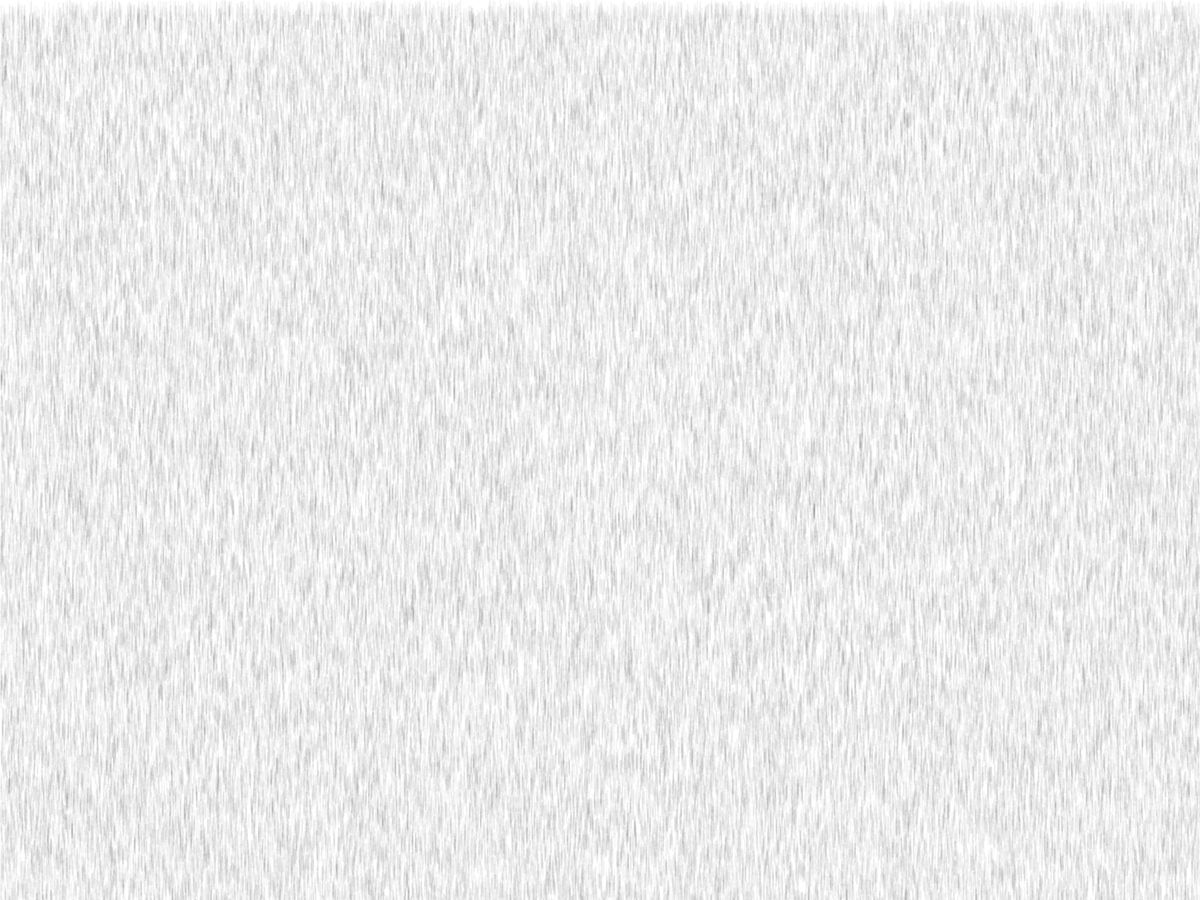
Frame 1 (no input)
Frame 60 (the mouse pressed at the canvas centre just before this capture): identical to frame 1, image omitted
Frame 120 (the mouse held since frame 60 and released just before this capture): identical to frame 1, image omitted

The Processing sketch that drew this single still picture (run headless with seeded random() and noise(); from frame 60 on, the mouse is pressed at the canvas centre):

// Processing sketch: matin_2
// ── matin_2.pde
int monChiffre = 5;
float monChiffreAleatoire;
boolean maBool = false;

void setup() {


  fullScreen();
  background(255, 255, 255);
  fill(0, 0, 0, 10);
  noStroke();

  // for loop
  // commence a une valeur > s'arrete a une autre valeur > augmente d'une certaine maniere
  //for (int maValeur = 0; maValeur < 10000; maValeur = maValeur + 1) {
  //  rect(random(0, width), random(0, height), 100, 2);
  //}

  for (int maValeur = 0; maValeur < 100000; maValeur = maValeur + 1) {
    rect(random(0, width), random(0, height), 2, 20);
  }
}

void draw() {


  //if(monChiffreAleatoire > 9.5){
  //  rect(400, 400, 200, 200);
  //}else{
  //  ellipse(400, 400, 200, 200);
  //}

  //float maHauteur = (sin(millis()*0.001)+1)*0.5*height;
  //ellipse(3*width/4, height/2, maHauteur, 400);

  //float maHauteur2 = (cos(millis()*0.001)+1)*0.5*height;
  //ellipse(width/4, maHauteur2, 400, 400);
}
